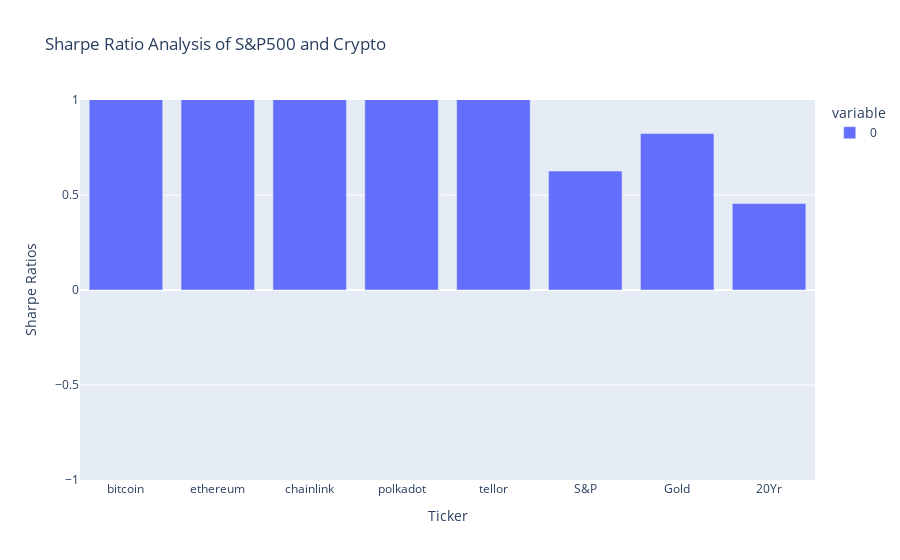

Here is the notebook cell this chart was saved with:
### Code cell
#plot correlation
correlation_df_plot = correlation_plot(joined_correlation_df, title = 'Correlation Analysis of S&P500 and Crypto')
correlation_df_plot
#rolling beta plot
rolling_beta_df_plot = rolling_beta_plot(joined_beta_df, period=21, title = 'Rolling Beta Analysis of S&P500 and Crypto')
rolling_beta_df_plot
#Plot summary including min, max, quartiles, and median with violin plot
price_summary_df_plot = price_summary_violin(joined_price_df, title = 'Price Summary Analysis of S&P500 and Crypto')
price_summary_df_plot
#Plot sharpe ratios
sharpe_ratios_df_plot = sharpe_ratios_plot(joined_sharpe_ratios, title = 'Sharpe Ratio Analysis of S&P500 and Crypto')
sharpe_ratios_df_plot

### Figure 1 — Plotly figure (JSON) as saved in the notebook; plotly's stock layout.template omitted (floating-point values rounded to 4 significant figures)
{"data": [{"alignmentgroup": "True", "hovertemplate": "variable=0<br>Daily Returns=%{x}<br>value=%{y}<extra></extra>", "legendgroup": "0", "marker": {"color": "#636efa"}, "name": "0", "offsetgroup": "0", "orientation": "v", "showlegend": true, "textposition": "auto", "type": "bar", "x": ["bitcoin", "ethereum", "chainlink", "polkadot", "tellor", "S&P", "Gold", "20Yr"], "xaxis": "x", "y": [1.25, 1.572, 1.389, 1.635, 2.141, 0.6259, 0.8233, 0.4552], "yaxis": "y"}], "layout": {"autosize": true, "barmode": "relative", "legend": {"title": {"text": "variable"}, "tracegroupgap": 0}, "title": {"text": "Sharpe Ratio Analysis of S&P500 and Crypto"}, "xaxis": {"anchor": "y", "autorange": true, "domain": [0, 1], "range": [-0.5, 7.5], "title": {"text": "Ticker"}, "type": "category"}, "yaxis": {"anchor": "x", "domain": [0, 1], "range": [-1, 1], "title": {"text": "Sharpe Ratios"}, "type": "linear"}}}
